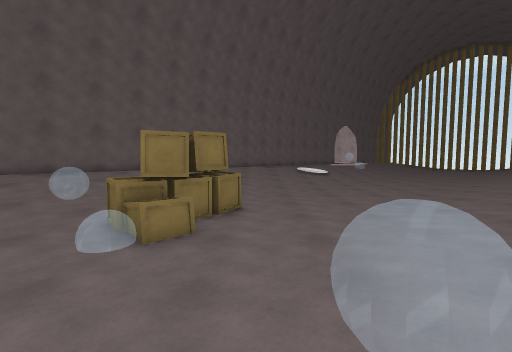
view 1 (above)

16 first-person views from a walk through a 3-D level made in the Unity game engine. The camera is 1.3 m above the floor, tilts 4° down and sees 90° across. The floor is counted in squares, 1 m on a side. Each view is taken from the middle of a square. On the plan, view 1 faces up. The plan holds only what a view shows up to about 13 squares ahead; the rest is blank. The place goes on beyond the plan. The player is left out. Surface patterns are stand-ins for the level's own textures.

view 2
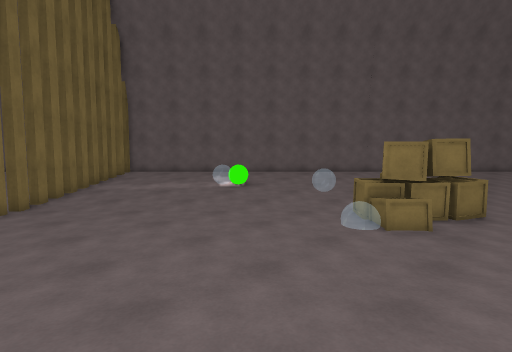

view 3
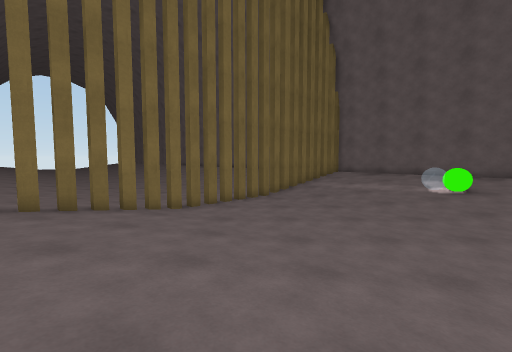

view 4
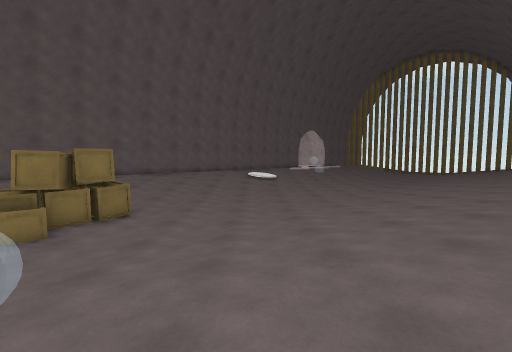

view 5
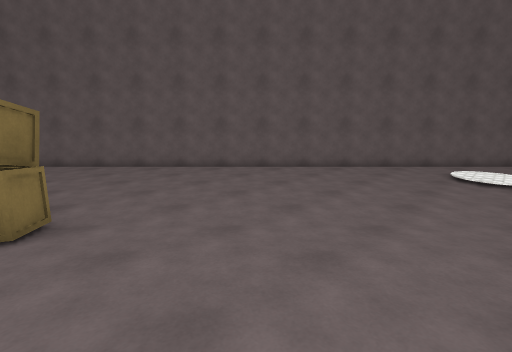

view 6
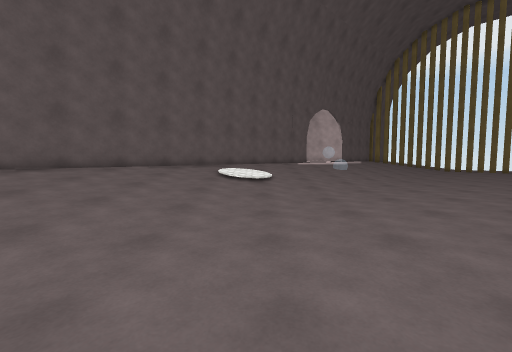

view 7
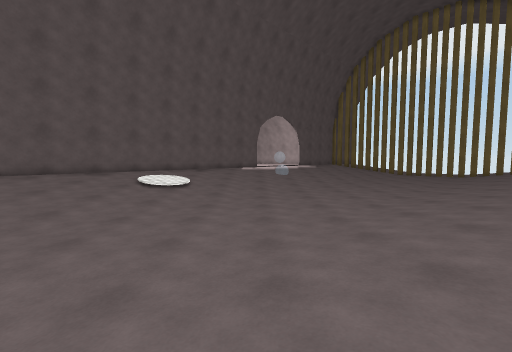

view 8
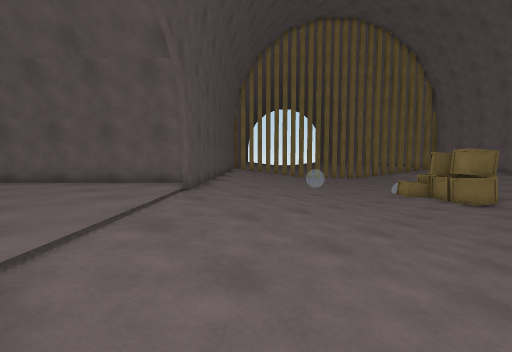

view 9
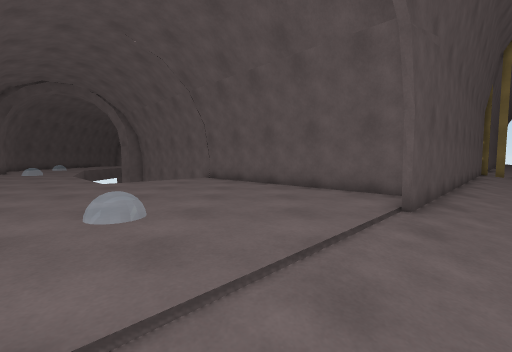

view 10
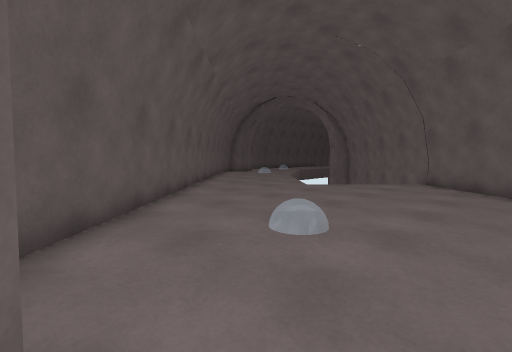

view 11
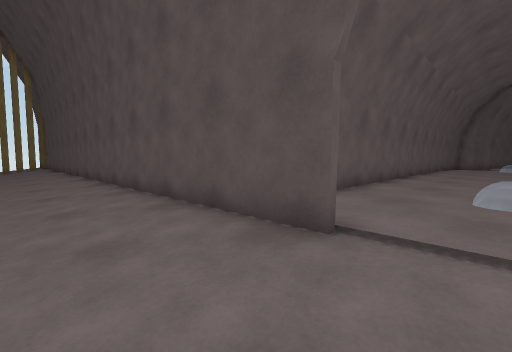

view 12
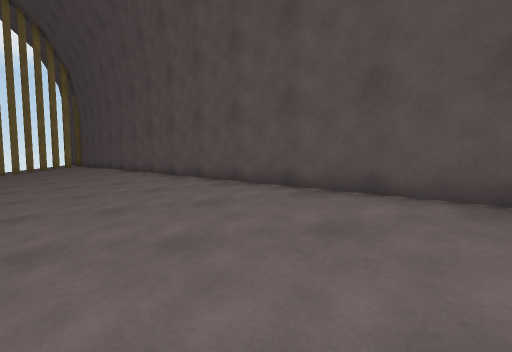

view 13
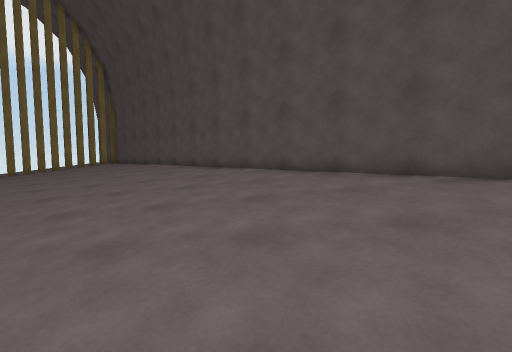

view 14
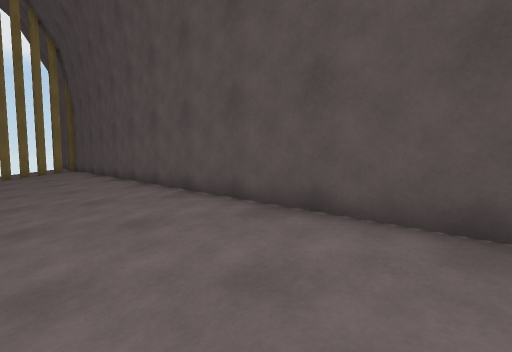

view 15
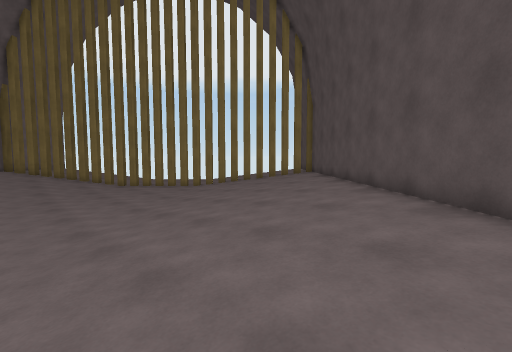

view 16
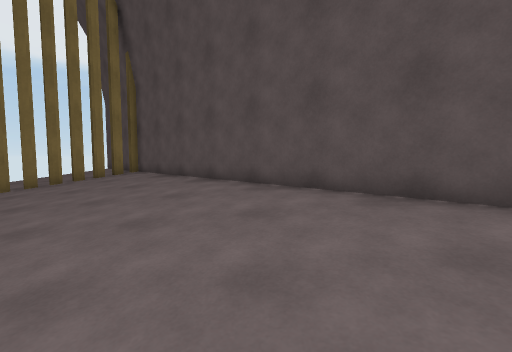

### Floor plan
Key: @ floor where view 1 was taken; # wall or solid block; . main floor; : floor 0.25 m higher than the main floor; + floor 0.5 m higher than the main floor; * floor 0.75 m higher than the main floor; % floor 1 m higher than the main floor; B green ball; O other object.
Columns run from 15 left of view 1 to 31 right of it. Each row starts with its distance up from view 1.
 24                  ##**            .....:::+++**#
 23                 ##***            ....:::+++**##
 22                ##**  +:::...........:::+++**##
 21               ##***  :::...........:::+++**##
 20              ##***+++::...........:::+++**##
 19             ##***++:::...........:::+++**##
 18            ##***++:::...........:::+++**##
 17           ##***++:::...........:::+++**##
 16          ##***++:::...........:::+++**##
 15         ##***++:::...........:::+++**##
 14        ##***++:::...........:::+++**##
 13       ##***++:::...........:::+++**##
 12      ##***++:::...........:::+++**##
 11     ##***++:::...........:::+++**##
 10    ##***++:::...........:::+++**##
  9    #***++:::...........:::+++**##
  8     **++:  .OOO.......:::+++**##
  7    **B+:: ..OOO......:::+++**###
  6    *+ B::...OO......:::+++**##%##
  5    ++:::.... O.....:::+++***%%%%##
  4    +:::...........:::+++***%%%%%%##
  3   +:::...........:::+++***%%%%%%%%##
  2 #+:::........... ::+++**#%%%%%%%%%%##
  1 ##::...........: :+++**##%%%%%%%%%%%##
  0  ##...........:@   +**##%%%%%%%%%%%%%##
 -1   ##.........::    **####%%%%%%%%%%%%%#
 -2    ##.......:::++ **##  ##%%%%%%%%%%%%%
 -3     ##.....:::+  **##    ##%%%%%%%%%%%%
 -4      ##...:::++ **##      ##%%%%%  %%%%
 -5       ##.:::+++**##        ##%%%    %%%%
 -6        ##::++  *##          ##%      %%%
 -7         ##++                 ###
 -8          ##

Positions as (right, up) in squares from view 1, and headings:
1: (0, 0), facing up
2: (0, -2), facing up-left
3: (1, -2), facing left
4: (4, -1), facing up
5: (5, 8), facing up-left
6: (5, 9), facing up
7: (9, 8), facing up
8: (13, 9), facing down-left
9: (12, 7), facing down
10: (12, 6), facing down-right
11: (10, 7), facing right
12: (10, 10), facing right
13: (10, 13), facing right
14: (15, 13), facing right
15: (18, 16), facing up-right
16: (19, 19), facing right
